Frame 1 (no input): blank canvas, image omitted
Frame 60 (the mouse pressed at the canvas centre just before this capture): blank canvas, image omitted
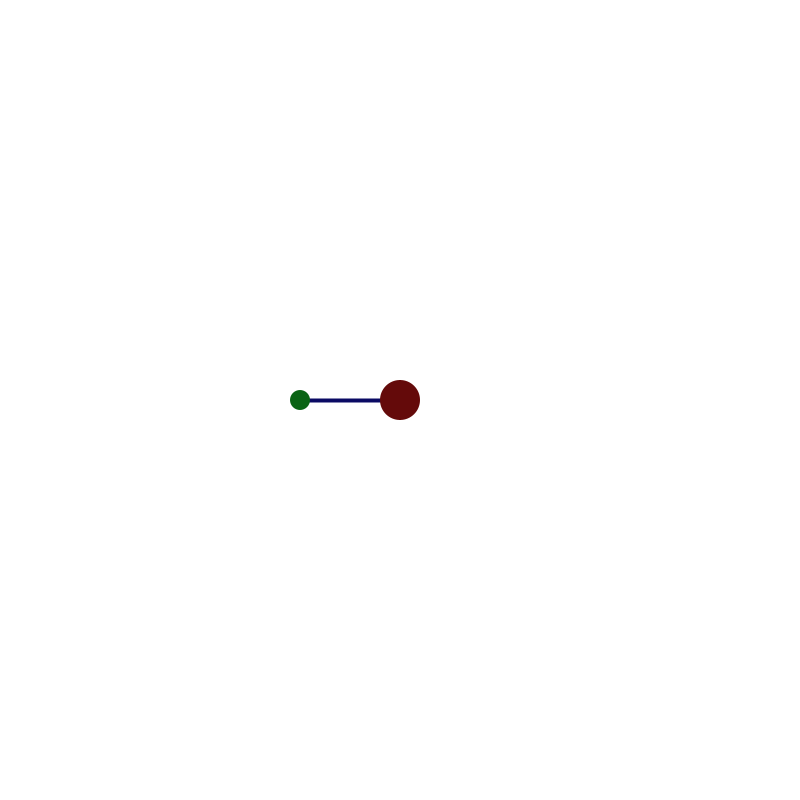
Frame 120 (the mouse held since frame 60 and released just before this capture)

The Processing sketch whose frames 1 and 60 were blank and that drew this single picture after the mouse press (run headless with seeded random() and noise(); from frame 60 on, the mouse is pressed at the canvas centre):

// Processing sketch: A3_2
// ── A3_2.pde
/*
  3.1 Object Oriented 
    A ground-up and object oriented version of 3.1
    
    Copyright 2022 Jakub Stachurski and Jules Verhagen 
*/

// -- CONSTANTS 

final static float GRAVITY  = 1.5f; 
final static PVector VA_GRAVITY = new PVector(0,GRAVITY);

final static boolean DELETE_ON_OUT = true; 
final static float PROJ_DENSITY = 0.01;  
final static float FRICTION_MULT = 0.01; 
final static float CATAPULT_SPEED_MULT = 0.3; 


// -- GLOBALS 

Slingshot cat; 
PVector mousePos = new PVector(mouseX,mouseY);


// -- INIT 
void setup(){
  size(800,800);
  cat = new Slingshot(300, height/2);
}


// -- Every Frame
void draw(){
  background(255);
  
  cat.update();
  cat.display();
  
  // This vector is updated andused for spawning the projectiles
  mousePos.x = mouseX;
  mousePos.y = mouseY;
  
  if(mousePressed && PVector.dist(cat.VPos,mousePos) > 40){
    stroke(color(10,10,100));
    strokeWeight(4);
    line(cat.VPos.x,cat.VPos.y, mouseX,mouseY);
    noStroke();
    
    
    fill(color(100,10,10));
    circle(mouseX,mouseY,40);

  }
  
  fill(color(10,100,20));
  circle(cat.VPos.x,cat.VPos.y, 20);

  
} 

// -- Callbacks

void mouseReleased(){
  if(PVector.dist(cat.VPos,mousePos) > 40){
     cat.spawn(mousePos);
  }
}

// -- Misc 

// ── Projectile.pde

/*
  Projectile 
    A round 2D ridgid body with mass that simulates: 
      Air Resistance 
      Gravity 
      Other Forces
    
    You can spawn it with a custom position, speed, and radius, the mass is determined by global density. 
    
    Copyright 2022 Jakub Stachurski and Jules Verhagen 
*/



class Projectile{
  PVector VPos; 
  PVector VSpeed;
  boolean hasGravity;
  boolean deleteMe = false;
  boolean isOOB = false;
  float radius;
  float mass;
  ArrayList<PVector> trace;
  
  // -- Constructor 
  Projectile(PVector initPos, PVector initSpeed, float radius ,boolean hasGravity){
    this.radius = radius;
    mass = PI * pow(radius,2) * PROJ_DENSITY;
    VPos = initPos;
    VSpeed = initSpeed;
    this.hasGravity = hasGravity; 
    
    trace = new ArrayList<PVector>();
  }
  
  // -- State Update
  void update(){
    if(!isOOB){
    PVector VTotalForce = new PVector(0,0);
    // Add gravity to total force
    if(hasGravity)
      VTotalForce.add(VA_GRAVITY.copy().mult(mass)); 
    
    // Add friction to total force 
    VTotalForce.add(VSpeed.copy().mult(-FRICTION_MULT * radius));
    
    // Add total force divided by mass to speed as acceleration 
    VSpeed.add(VTotalForce.div(mass));
    
    println("Update: MASS ", mass , "RADIUS " , radius );
    // Add a trace 
    trace.add(VPos.copy());
    
    // Add speed to position 
    VPos.add(VSpeed);
    
    // Check if out of bounds and if the projectile needs to be deleted from the parent
    isOOB = (VPos.x > width || VPos.y > height || VPos.x < 0 || VPos.y < 0);
    deleteMe = isOOB && DELETE_ON_OUT; 
    }
    
    
    
  }
  
  // -- Drawing
  void display(){
    // Original projectile 
    fill(0);
    noStroke();
    circle(VPos.x, VPos.y, radius*2); 
    
    for(int i = trace.size(); i > 0 ; i--){
      fill(0,0,100 - ((i -1) * 220/ trace.size()));
      circle(trace.get(i-1).x,trace.get(i-1).y,radius*2);
    }
  }
  
  
}

// ── Slingshot.pde
/*
  Slingshot
    A container for Projectile Objects that launches them depending on their position 
    
    Copyright 2022 Jakub Stachurski and Jules Verhagen 
*/



class Slingshot{
  final PVector VPos;
  
  final ArrayList<Projectile> children;
  
  Slingshot(float posX, float posY){
    VPos = new PVector(posX,posY);
    children = new ArrayList<Projectile>();
  }
  
  void update(){
    println("UPDATING ", children.size(),  " PROJECTILES");
    for(Projectile p : children){
      p.update(); 
    }
    
    children.removeIf(p -> p.deleteMe); //Remove all projectiles if deleteMe is true 
  }
  
  void display(){
    for(Projectile p : children){
      p.display();
    }
  
  }
  
  void spawn(PVector InitPos){
    children.add(new Projectile(InitPos.copy(),PVector.sub(VPos.copy(),InitPos.copy()).mult(CATAPULT_SPEED_MULT),random(10,50),true));
  }

  
}
